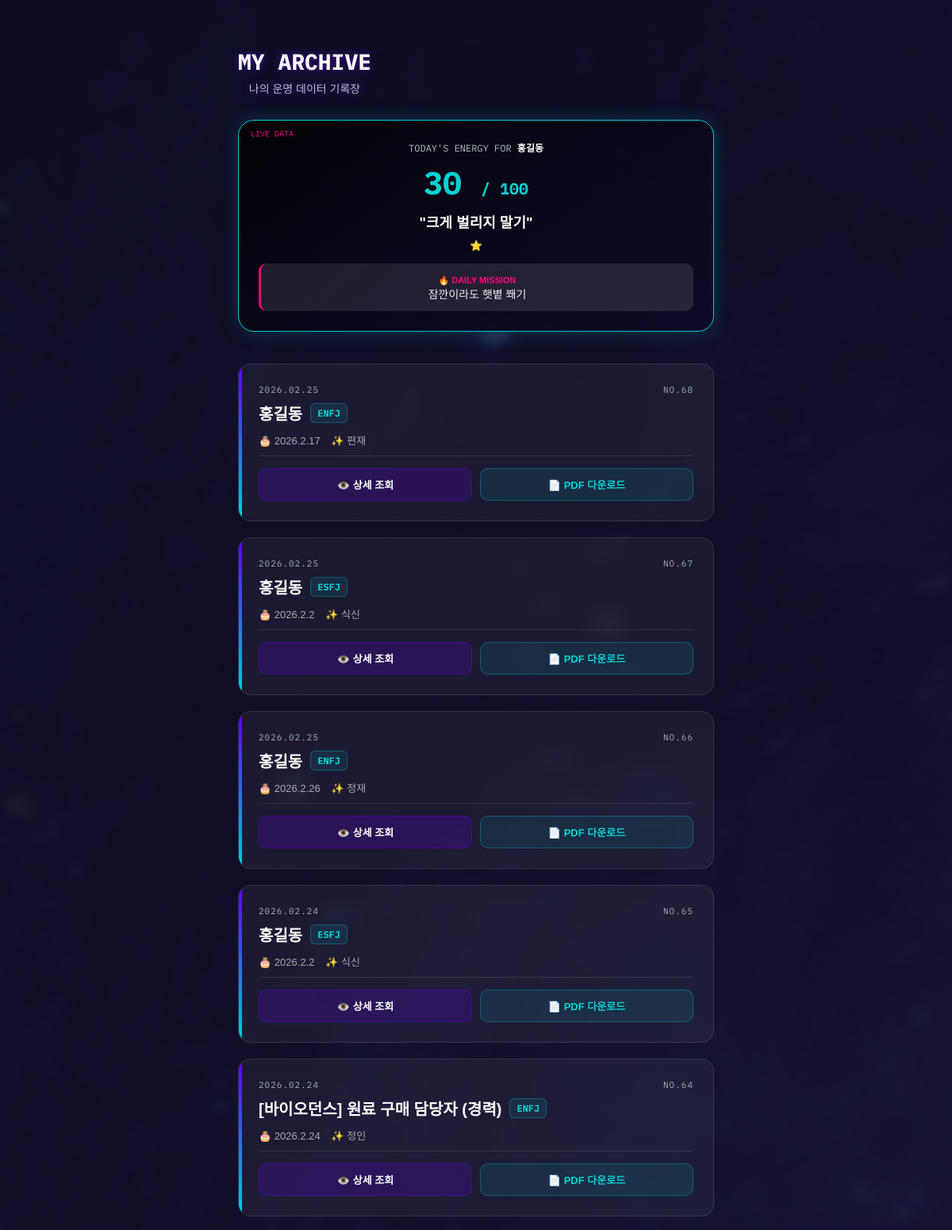
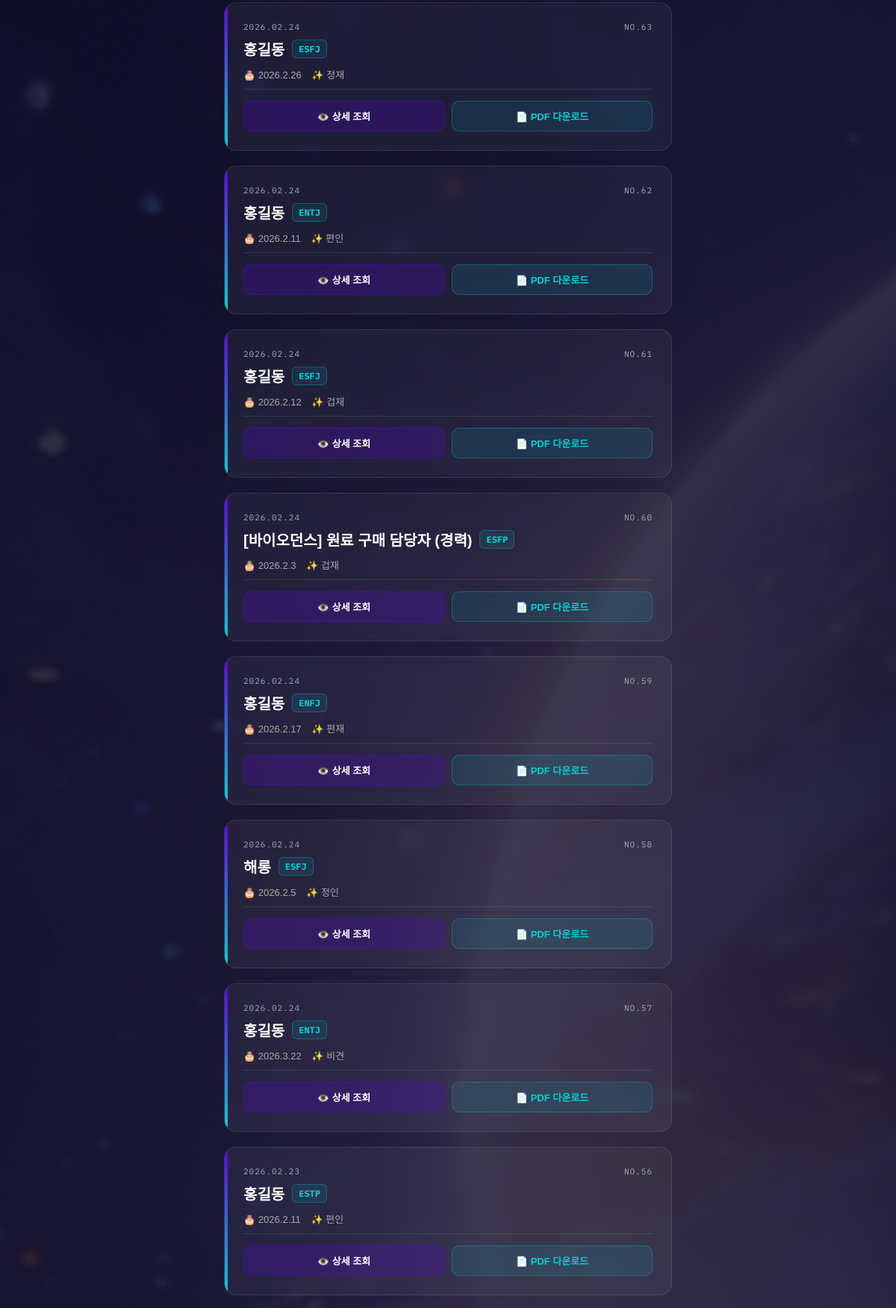
/mypage/ (signed in, upper part), run on the app's committed database (2 pictures, top to bottom).
### main/models.py (models this page shows, shortened)
class SajuResult(models.Model):
    MBTI_CHOICES = [
        ('ISTJ', 'ISTJ'), ('ISFJ', 'ISFJ'), ('INFJ', 'INFJ'), ('INTJ', 'INTJ'),
        ('ISTP', 'ISTP'), ('ISFP', 'ISFP'), ('INFP', 'INFP'), ('INTP', 'INTP'),
        ('ESTP', 'ESTP'), ('ESFP', 'ESFP'), ('ENFP', 'ENFP'), ('ENTP', 'ENTP'),
        ('ESTJ', 'ESTJ'), ('ESFJ', 'ESFJ'), ('ENFJ', 'ENFJ'), ('ENTJ', 'ENTJ'),
    ]
    user = models.ForeignKey(User, on_delete=models.CASCADE)
    name = models.CharField(max_length=50, default="이름없음")
    year = models.IntegerField()
    month = models.IntegerField()
    day = models.IntegerField()
    hour = models.IntegerField(null=True, blank=True)
    gender = models.CharField(max_length=10, default='male')
    mbti = models.CharField(max_length=10, choices=MBTI_CHOICES, blank=True)
    strongest = models.CharField(max_length=20)
    sub_10 = models.CharField(max_length=20, null=True, blank=True)   # [FIX] 서브 십신 저장
    weakest_group = models.CharField(max_length=20, null=True, blank=True)
    scores_5 = models.JSONField(default=dict, blank=True)
    scores_10 = models.JSONField(default=dict, blank=True)
    element_counts = models.JSONField(default=dict, blank=True)
    headline = models.CharField(max_length=200, blank=True)
    identity_core = models.TextField(blank=True)
    hidden_engine = models.TextField(blank=True)   # 숨겨진 본능
    management_gap = models.TextField(blank=True)  # 관리해야 할 갭
    safety_line = models.TextField(blank=True)     # 안전 가이드
    money = models.TextField(blank=True)
    love = models.TextField(blank=True)
    job = models.TextField(blank=True)
    housing = models.TextField(blank=True)
    today_actions = models.TextField(blank=True)
    lucky_info = models.JSONField(default=dict, blank=True)
    location_info = models.JSONField(default=dict, blank=True)
    today_fortune = models.JSONField(default=dict, blank=True)
    weapons = models.JSONField(default=list, blank=True)
    created_at = models.DateTimeField(auto_now_add=True)
    class Meta:
        ordering = ['-created_at']

### main/views.py (the view)
# urls.py: path('mypage/', views.mypage, name='mypage'),
@login_required(login_url='login')
def mypage(request):
    results = SajuResult.objects.filter(user=request.user).order_by('-created_at')
    main_profile = results.first()
    today_dash = None
    if main_profile:
        counts = main_profile.element_counts or {}
        strong_elem_for_dash = max(counts, key=counts.get) if counts else None
        today_dash = get_today_fortune(
            user_year=main_profile.year,
            user_month=main_profile.month,
            user_day=main_profile.day,
            strongest_10=main_profile.strongest,
            sub_10=main_profile.sub_10,
            mbti=main_profile.mbti,
            strongest_element=strong_elem_for_dash  # [FIX] result 페이지와 일관된 시드값 보장
        )
    return render(request, 'main/mypage.html', {
        'results': results,
        'main_profile': main_profile,
        'today_dash': today_dash
    })

### main/fortunes.py (called while the page is built)
def _crc_seed(*parts) -> int:
    s = "|".join("" if p is None else str(p) for p in parts)
    return zlib.crc32(s.encode("utf-8"))

def _band(score: int) -> int:
    for t in [100, 95, 90, 85, 80, 75, 70, 65, 60, 55, 50, 45, 40, 35, 30, 25, 20, 15, 10]:
        if score >= t:
            return t
    return 10

def _stars(score: int) -> str:
    if score >= 100:
        return "⭐⭐⭐⭐⭐⭐"
    if score >= 90:
        return "⭐⭐⭐⭐⭐"
    if score >= 75:
        return "⭐⭐⭐⭐"
    if score >= 55:
        return "⭐⭐⭐"
    if score >= 35:
        return "⭐⭐"
    return "⭐"

### main/templates/main/mypage.html (shortened to what this page needs)
{% load static %}
<!DOCTYPE html>
<html lang="ko">
<head>
    <link href="https://cdn.jsdelivr.net/gh/orioncactus/pretendard/dist/web/static/pretendard.css" rel="stylesheet">
</head>
<body>
<div class="container">
    <h1 class="cyber-glitch" data-text="MY ARCHIVE">
        MY ARCHIVE
        <span>나의 운명 데이터 기록장</span>
    </h1>
    {% if today_dash %}
    <div class="daily-dash">
        <div style="font-size:12px; color:#b2bec3; font-family:var(--font-mono);">
            TODAY'S ENERGY FOR <span style="color:#fff; font-weight:bold;">{{ main_profile.name }}</span>
        </div>
        <div class="dash-score">{{ today_dash.score }} <span style="font-size:20px;">/ 100</span></div>
        <div class="dash-tier">"{{ today_dash.tier }}"</div>
        <div style="font-size:13px; color:#b2bec3; margin-bottom:10px;">{{ today_dash.stars }}</div>
        <div class="dash-action">
            <span style="color:var(--accent-pink); font-weight:bold; font-size:11px;">🔥 DAILY MISSION</span><br>
            {{ today_dash.action }}
        </div>
    </div>
    {% endif %}
    {% if results %}
        {% for result in results %}
        <div class="history-card">
            <div class="date-label">
                <span>{{ result.created_at|date:"Y.m.d" }}</span>
                <span>NO.{{ result.id }}</span>
            </div>
            <div class="main-info">
                {{ result.name }}
                <span class="mbti-badge">{{ result.mbti }}</span>
            </div>
            <div style="font-size:13px; color:#aaa; margin-bottom:10px;">
                <span style="margin-right:10px;">🎂 {{ result.year }}.{{ result.month }}.{{ result.day }}</span>
                <span>✨ {{ result.strongest }}</span>
            </div>
            <div class="card-actions">
                <a href="{% url 'result_detail' result.id %}" class="btn-action btn-view">
                    👁️ 상세 조회
                </a>
                <a href="{% url 'result_detail' result.id %}?auto_pdf=true" class="btn-action btn-pdf">
                    📄 PDF 다운로드
                </a>
            </div>
        </div>
        {% endfor %}
    {% else %}
        <div class="empty-msg">
            <p>아직 저장된 우주 기록이 없습니다. 🌑</p>
            <p>첫 번째 운명을 분석해보세요!</p>
        </div>
    {% endif %}
</div>
</body>
</html>

### data on the page
SajuResult: name "홍길동", created_at "2026.02.25", id "68", mbti "ENFJ", year "2026", month "2", day "17", strongest "편재"
SajuResult: created_at "2026.02.25", id "67", name "홍길동", mbti "ESFJ", year "2026", month "2", day "2", strongest "식신"
SajuResult: created_at "2026.02.25", id "66", name "홍길동", mbti "ENFJ", year "2026", month "2", day "26", strongest "정재"
SajuResult: created_at "2026.02.24", id "65", name "홍길동", mbti "ESFJ", year "2026", month "2", day "2", strongest "식신"
SajuResult: created_at "2026.02.24", id "64", name "[바이오던스] 원료 구매 담당자 (경력)", mbti "ENFJ", year "2026", month "2", day "24", strongest "정인"
SajuResult: created_at "2026.02.24", id "63", name "홍길동", mbti "ESFJ", year "2026", month "2", day "26", strongest "정재"
SajuResult: created_at "2026.02.24", id "62", name "홍길동", mbti "ENTJ", year "2026", month "2", day "11", strongest "편인"
SajuResult: created_at "2026.02.24", id "61", name "홍길동", mbti "ESFJ", year "2026", month "2", day "12", strongest "겁재"
SajuResult: created_at "2026.02.24", id "60", name "[바이오던스] 원료 구매 담당자 (경력)", mbti "ESFP", year "2026", month "2", day "3", strongest "겁재"
SajuResult: created_at "2026.02.24", id "59", name "홍길동", mbti "ENFJ", year "2026", month "2", day "17", strongest "편재"
SajuResult: created_at "2026.02.24", id "58", name "해롱", mbti "ESFJ", year "2026", month "2", day "5", strongest "정인"
SajuResult: created_at "2026.02.24", id "57", name "홍길동", mbti "ENTJ", year "2026", month "3", day "22", strongest "비견"
SajuResult: created_at "2026.02.23", id "56", name "홍길동", mbti "ESTP", year "2026", month "2", day "11", strongest "편인"

### other printed values
{{ today_dash.score }} "30"
{{ today_dash.tier }} "크게 벌리지 말기"
{{ today_dash.stars }} "⭐"
{{ today_dash.action }} "잠깐이라도 햇볕 쫴기"
